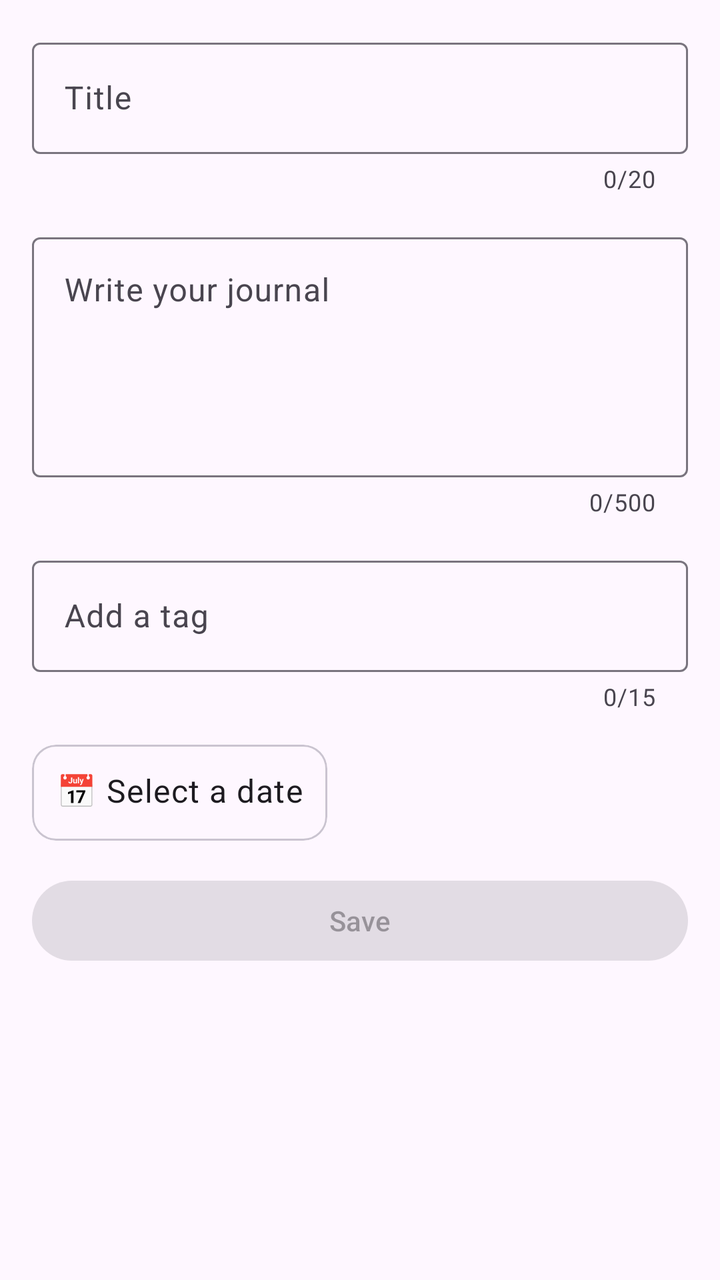
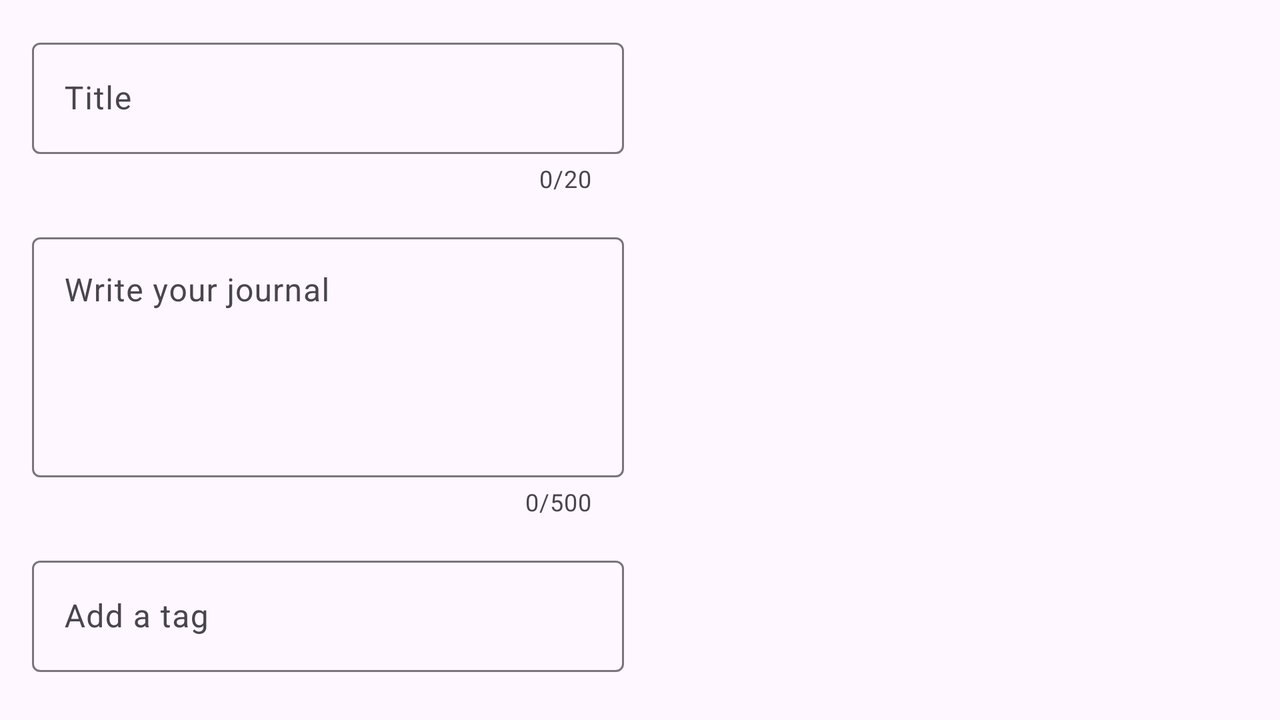

An Android layout and its configuration variant, each rendered on a device that would load it. The default file and the variant file are quoted in full after the pictures.
<!-- AndroidManifest.xml: application theme Theme.PersonalJournal -->
<!-- res/layout/activity_main.xml -->
<?xml version="1.0" encoding="utf-8"?>
<androidx.constraintlayout.widget.ConstraintLayout
        xmlns:android="http://schemas.android.com/apk/res/android"
        xmlns:app="http://schemas.android.com/apk/res-auto"
        xmlns:tools="http://schemas.android.com/tools"
        android:layout_width="match_parent"
        android:layout_height="match_parent"
        android:padding="16dp"
        tools:context=".MainActivity">

    
    <com.google.android.material.textfield.TextInputLayout
            android:id="@+id/title_input_layout"
            android:layout_width="0dp"
            android:layout_height="wrap_content"
            android:hint="@string/title_input_layout_hint"
            style="@style/Widget.Material3.TextInputLayout.OutlinedBox"
            app:layout_constraintTop_toTopOf="parent"
            app:layout_constraintStart_toStartOf="parent"
            app:layout_constraintEnd_toEndOf="parent"
            app:counterEnabled="true"
            app:counterMaxLength="20">

        <com.google.android.material.textfield.TextInputEditText
                android:id="@+id/title_edit_text"
                android:layout_width="match_parent"
                android:layout_height="wrap_content"
                android:maxLength="20" />
    </com.google.android.material.textfield.TextInputLayout>

    
    <com.google.android.material.textfield.TextInputLayout
            android:id="@+id/content_input_layout"
            android:layout_width="0dp"
            android:layout_height="wrap_content"
            android:hint="@string/content_input_layout_hint"
            style="@style/Widget.Material3.TextInputLayout.OutlinedBox"
            android:layout_marginTop="16dp"
            app:layout_constraintTop_toBottomOf="@id/title_input_layout"
            app:layout_constraintStart_toStartOf="parent"
            app:layout_constraintEnd_toEndOf="parent"
            app:counterEnabled="true"
            app:counterMaxLength="500">

        <com.google.android.material.textfield.TextInputEditText
                android:id="@+id/content_edit_text"
                android:layout_width="match_parent"
                android:layout_height="120dp"
                android:gravity="top"
                android:inputType="textMultiLine"
                android:maxLength="500" />
    </com.google.android.material.textfield.TextInputLayout>

    
    <com.google.android.material.textfield.TextInputLayout
            android:id="@+id/tag_input_layout"
            android:layout_width="0dp"
            android:layout_height="wrap_content"
            android:hint="@string/tag_input_layout_hint"
            style="@style/Widget.Material3.TextInputLayout.OutlinedBox"
            android:layout_marginTop="16dp"
            app:layout_constraintTop_toBottomOf="@id/content_input_layout"
            app:layout_constraintStart_toStartOf="parent"
            app:layout_constraintEnd_toEndOf="parent"
            app:counterEnabled="true"
            app:counterMaxLength="15">

        <com.google.android.material.textfield.TextInputEditText
                android:id="@+id/tag_edit_text"
                android:layout_width="match_parent"
                android:layout_height="wrap_content"
                android:inputType="text"
                android:imeOptions="actionDone"
                android:maxLength="15" />
    </com.google.android.material.textfield.TextInputLayout>

    <com.google.android.material.chip.ChipGroup
            android:id="@+id/tag_chip_group"
            android:layout_width="0dp"
            android:layout_height="wrap_content"
            app:singleLine="false"
            app:chipSpacing="8dp"
            app:layout_constraintTop_toBottomOf="@id/tag_input_layout"
            app:layout_constraintStart_toStartOf="parent"
            app:layout_constraintEnd_toEndOf="parent" />

    
    <com.google.android.material.card.MaterialCardView
            android:id="@+id/date_card"
            android:layout_width="wrap_content"
            android:layout_height="wrap_content"
            android:layout_marginTop="16dp"
            app:cardElevation="0dp"
            app:strokeWidth="1dp"
            app:rippleColor="?attr/colorControlHighlight"
            app:layout_constraintTop_toBottomOf="@id/tag_chip_group"
            app:layout_constraintStart_toStartOf="parent">

        <TextView
                android:id="@+id/date_text_view"
                android:layout_width="wrap_content"
                android:layout_height="wrap_content"
                android:text="@string/date_text_view_hint"
                android:padding="12dp"
                android:minHeight="48dp"
                android:textAppearance="?attr/textAppearanceBodyLarge"
                android:clickable="true"
                android:focusable="true"
                android:background="?attr/selectableItemBackgroundBorderless" />
    </com.google.android.material.card.MaterialCardView>

    
    <com.google.android.material.button.MaterialButton
            android:id="@+id/save_button"
            android:layout_width="0dp"
            android:layout_height="wrap_content"
            android:text="@string/save_button_text"
            style="@style/Widget.Material3.Button"
            android:enabled="false"
            android:layout_marginTop="16dp"
            app:layout_constraintTop_toBottomOf="@id/date_card"
            app:layout_constraintStart_toStartOf="parent"
            app:layout_constraintEnd_toEndOf="parent"/>

    
    <androidx.recyclerview.widget.RecyclerView
            android:id="@+id/journal_recycler_view"
            android:layout_width="0dp"
            android:layout_height="0dp"
            android:layout_marginTop="16dp"
            app:layout_constraintTop_toBottomOf="@id/save_button"
            app:layout_constraintBottom_toBottomOf="parent"
            app:layout_constraintStart_toStartOf="parent"
            app:layout_constraintEnd_toEndOf="parent"
            tools:listitem="@layout/journal_item"/>

</androidx.constraintlayout.widget.ConstraintLayout>
<!-- res/layout/journal_item.xml (included above) -->
<?xml version="1.0" encoding="utf-8"?>
<com.google.android.material.card.MaterialCardView
        xmlns:android="http://schemas.android.com/apk/res/android"
        xmlns:app="http://schemas.android.com/apk/res-auto"
        android:layout_width="match_parent"
        android:layout_height="wrap_content"
        android:layout_marginBottom="12dp"
        android:clickable="true"
        android:focusable="true"
        app:cardElevation="1dp"
        app:strokeWidth="1dp">

    <androidx.constraintlayout.widget.ConstraintLayout
            android:layout_width="match_parent"
            android:layout_height="wrap_content"
            android:padding="16dp">

        
        <ImageView
                android:id="@+id/icon"
                android:layout_width="24dp"
                android:layout_height="24dp"
                android:src="@drawable/ic_time"
                app:tint="?attr/colorPrimary"
                app:layout_constraintTop_toTopOf="parent"
                app:layout_constraintStart_toStartOf="parent"/>

        
        <ImageView
                android:id="@+id/ivMenu"
                android:layout_width="24dp"
                android:layout_height="24dp"
                android:src="@drawable/ic_more"
                android:clickable="true"
                android:focusable="true"
                android:background="?attr/selectableItemBackgroundBorderless"
                app:tint="?attr/colorOnSurfaceVariant"
                app:layout_constraintTop_toTopOf="parent"
                app:layout_constraintEnd_toEndOf="parent" />

        
        <TextView
                android:id="@+id/tvTitle"
                android:layout_width="0dp"
                android:layout_height="wrap_content"
                android:textAppearance="?attr/textAppearanceTitleMedium"
                app:layout_constraintTop_toTopOf="parent"
                app:layout_constraintStart_toEndOf="@id/icon"
                app:layout_constraintEnd_toStartOf="@id/ivMenu"
                android:layout_marginStart="12dp"/>

        
        <TextView
                android:id="@+id/tvDate"
                android:layout_width="wrap_content"
                android:layout_height="wrap_content"
                android:textAppearance="?attr/textAppearanceLabelMedium"
                android:textColor="?attr/colorOnSurfaceVariant"
                app:layout_constraintTop_toBottomOf="@id/tvTitle"
                app:layout_constraintStart_toStartOf="@id/tvTitle"
                android:layout_marginTop="2dp"/>

        
        <TextView
                android:id="@+id/tvContent"
                android:layout_width="0dp"
                android:layout_height="wrap_content"
                android:textAppearance="?attr/textAppearanceBodyMedium"
                app:layout_constraintTop_toBottomOf="@id/tvDate"
                app:layout_constraintStart_toStartOf="@id/tvTitle"
                app:layout_constraintEnd_toEndOf="@id/ivMenu"
                android:layout_marginTop="6dp"/>

    </androidx.constraintlayout.widget.ConstraintLayout>

</com.google.android.material.card.MaterialCardView>
<!-- resources referenced by this layout -->
<resources>
  <!-- drawable ic_more (drawable) -->
  <?xml version="1.0" encoding="utf-8"?>
  <vector xmlns:android="http://schemas.android.com/apk/res/android"
          android:width="24dp"
          android:height="24dp"
          android:viewportWidth="24"
          android:viewportHeight="24">
  
      <path
              android:fillColor="?attr/colorOnSurface"
              android:pathData="
              M12,8
              A2,2 0 1,1 12,4
              A2,2 0 1,1 12,8
              Z
              M12,14
              A2,2 0 1,1 12,10
              A2,2 0 1,1 12,14
              Z
              M12,20
              A2,2 0 1,1 12,16
              A2,2 0 1,1 12,20
              Z" />
  </vector>
  <string name="content_input_layout_hint">Write your journal</string>
  <string name="date_text_view_hint">📅 Select a date</string>
  <string name="save_button_text">Save</string>
  <string name="tag_input_layout_hint">Add a tag</string>
  <string name="title_input_layout_hint">Title</string>
  <!-- from res/values-v23/ -->
  <style name="Theme.PersonalJournal" parent="Base.Theme.PersonalJournal">
          
          <item name="android:navigationBarColor">@android:color/transparent</item>
          <item name="android:statusBarColor">@android:color/transparent</item>
          <item name="android:windowLightStatusBar">?attr/isLightTheme</item>
      </style>
  <style name="Base.Theme.PersonalJournal" parent="Theme.Material3.DayNight.NoActionBar">
          
          
      </style>
</resources>
<!-- res/layout-land/activity_main.xml (the repository's variant of the layout above) -->
<!-- drawn on the phone turned sideways -->
<?xml version="1.0" encoding="utf-8"?>
<androidx.constraintlayout.widget.ConstraintLayout
        xmlns:android="http://schemas.android.com/apk/res/android"
        xmlns:app="http://schemas.android.com/apk/res-auto"
        xmlns:tools="http://schemas.android.com/tools"
        android:layout_width="match_parent"
        android:layout_height="match_parent"
        android:padding="16dp"
        tools:context=".MainActivity">

    <androidx.core.widget.NestedScrollView
            android:id="@+id/form_scroll"
            android:layout_width="0dp"
            android:layout_height="0dp"
            android:fillViewport="true"
            app:layout_constraintStart_toStartOf="parent"
            app:layout_constraintTop_toTopOf="parent"
            app:layout_constraintBottom_toBottomOf="parent"
            app:layout_constraintEnd_toStartOf="@id/journal_recycler_view">

        <androidx.constraintlayout.widget.ConstraintLayout
                android:id="@+id/form_container"
                android:layout_width="match_parent"
                android:layout_height="wrap_content">

            
            <com.google.android.material.textfield.TextInputLayout
                    android:id="@+id/title_input_layout"
                    android:layout_width="0dp"
                    android:layout_height="wrap_content"
                    android:hint="@string/title_input_layout_hint"
                    style="@style/Widget.Material3.TextInputLayout.OutlinedBox"
                    app:counterEnabled="true"
                    app:counterMaxLength="20"
                    app:layout_constraintTop_toTopOf="parent"
                    app:layout_constraintStart_toStartOf="parent"
                    app:layout_constraintEnd_toEndOf="parent">

                <com.google.android.material.textfield.TextInputEditText
                        android:id="@+id/title_edit_text"
                        android:layout_width="match_parent"
                        android:layout_height="wrap_content"
                        android:maxLength="20"/>
            </com.google.android.material.textfield.TextInputLayout>

            
            <com.google.android.material.textfield.TextInputLayout
                    android:id="@+id/content_input_layout"
                    android:layout_width="0dp"
                    android:layout_height="wrap_content"
                    android:hint="@string/content_input_layout_hint"
                    style="@style/Widget.Material3.TextInputLayout.OutlinedBox"
                    android:layout_marginTop="16dp"
                    app:counterEnabled="true"
                    app:counterMaxLength="500"
                    app:layout_constraintTop_toBottomOf="@id/title_input_layout"
                    app:layout_constraintStart_toStartOf="parent"
                    app:layout_constraintEnd_toEndOf="parent">

                <com.google.android.material.textfield.TextInputEditText
                        android:id="@+id/content_edit_text"
                        android:layout_width="match_parent"
                        android:layout_height="120dp"
                        android:gravity="top"
                        android:inputType="textMultiLine"
                        android:maxLength="500"/>
            </com.google.android.material.textfield.TextInputLayout>

            
            <com.google.android.material.textfield.TextInputLayout
                    android:id="@+id/tag_input_layout"
                    android:layout_width="0dp"
                    android:layout_height="wrap_content"
                    android:hint="@string/tag_input_layout_hint"
                    style="@style/Widget.Material3.TextInputLayout.OutlinedBox"
                    android:layout_marginTop="16dp"
                    app:counterEnabled="true"
                    app:counterMaxLength="15"
                    app:layout_constraintTop_toBottomOf="@id/content_input_layout"
                    app:layout_constraintStart_toStartOf="parent"
                    app:layout_constraintEnd_toEndOf="parent">

                <com.google.android.material.textfield.TextInputEditText
                        android:id="@+id/tag_edit_text"
                        android:layout_width="match_parent"
                        android:layout_height="wrap_content"
                        android:imeOptions="actionDone"
                        android:maxLength="15"/>
            </com.google.android.material.textfield.TextInputLayout>

            <com.google.android.material.chip.ChipGroup
                    android:id="@+id/tag_chip_group"
                    android:layout_width="0dp"
                    android:layout_height="wrap_content"
                    app:chipSpacing="8dp"
                    app:layout_constraintTop_toBottomOf="@id/tag_input_layout"
                    app:layout_constraintStart_toStartOf="parent"
                    app:layout_constraintEnd_toEndOf="parent"/>

            
            <com.google.android.material.card.MaterialCardView
                    android:id="@+id/date_card"
                    android:layout_width="wrap_content"
                    android:layout_height="wrap_content"
                    android:layout_marginTop="16dp"
                    app:strokeWidth="1dp"
                    app:cardElevation="0dp"
                    app:layout_constraintTop_toBottomOf="@id/tag_chip_group"
                    app:layout_constraintStart_toStartOf="parent">

                <TextView
                        android:id="@+id/date_text_view"
                        android:layout_width="wrap_content"
                        android:layout_height="wrap_content"
                        android:padding="12dp"
                        android:minHeight="48dp"
                        android:text="@string/date_text_view_hint"
                        android:textAppearance="?attr/textAppearanceBodyLarge"
                        android:background="?attr/selectableItemBackgroundBorderless"/>
            </com.google.android.material.card.MaterialCardView>

            
            <com.google.android.material.button.MaterialButton
                    android:id="@+id/save_button"
                    android:layout_width="0dp"
                    android:layout_height="wrap_content"
                    android:text="@string/save_button_text"
                    style="@style/Widget.Material3.Button"
                    android:layout_marginTop="16dp"
                    app:layout_constraintTop_toBottomOf="@id/date_card"
                    app:layout_constraintStart_toStartOf="parent"
                    app:layout_constraintEnd_toEndOf="parent"/>

        </androidx.constraintlayout.widget.ConstraintLayout>

    </androidx.core.widget.NestedScrollView>

    
    <androidx.recyclerview.widget.RecyclerView
            android:id="@+id/journal_recycler_view"
            android:layout_width="0dp"
            android:layout_height="0dp"
            android:layout_marginStart="16dp"
            app:layout_constraintTop_toTopOf="parent"
            app:layout_constraintBottom_toBottomOf="parent"
            app:layout_constraintEnd_toEndOf="parent"
            app:layout_constraintStart_toEndOf="@id/form_scroll"
            tools:listitem="@layout/journal_item"/>

</androidx.constraintlayout.widget.ConstraintLayout>
